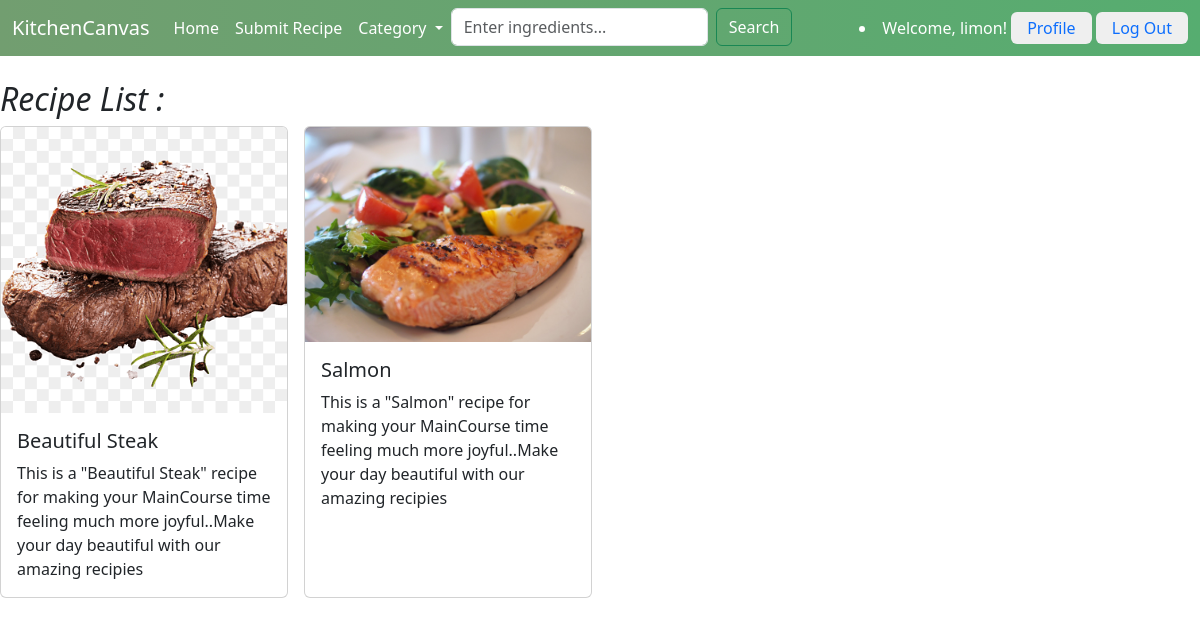
The app's page /recipes/MainCourse/ (signed in) with its own data.
### recipes/models.py (models this page shows, shortened)
class Recipe(models.Model):
      Category =(
        ('Appetizers', 'Appetizers'),
        ('MainCourse', 'MainCourse'),
        ('Desserts', 'Desserts'),
        ('Drinks', 'Drinks'),
        ('Breakfast', 'Breakfast'),
      )
      title = models.CharField(max_length=200)
      ingredients = models.TextField()
      instructions = models.TextField()
      image = models.ImageField(upload_to='recipes/images/')
      category = models.CharField(max_length=30, choices=Category)

### recipes/views.py (the view)
# urls.py: path('<str:category>/', views.display_recipes, name='display_recipes'),
@login_required
def display_recipes(request, category=None):
    recipes = Recipe.objects.filter(category=category)
    return render(request, 'recipes/recipe_list.html', {'recipes': recipes})

### recipes/templates/recipes/recipe_list.html
{% extends "base.html" %}
{% block content %}
<br>
<h2><i>Recipe List :</i></h2>
  <div class="row row-cols-1 row-cols-md-4 g-3">
    {% for recipe in recipes %}
    <div class="col">
      <div class="card h-100">
        <img src="{{ recipe.image.url }}" class="card-img-top" alt="{{ recipe.title }}">
        <div class="card-body">
          <h5 class="card-title">{{ recipe.title }}</h5>
          <p class="card-text">This is a "{{recipe.title}}" recipe for making your {{recipe.category}} time feeling much more joyful..Make your day beautiful with our amazing recipies</p>
        </div>
      </div>
    </div>
    {% endfor %}
  </div>
{% endblock %}

### templates/base.html (shortened to what this page needs)
<!doctype html>
{% load static %}
<html lang="en">
<head>
      <link href="https://cdn.jsdelivr.net/npm/bootstrap@5.3.0-alpha1/dist/css/bootstrap.min.css" rel="stylesheet"
>
</head>
<body>
      <header class="header">
            <nav class="navbar navbar-expand-lg ">
                  <div class="container-fluid text-white">
                        <a class="navbar-brand text-white" href="{% url 'index' %}">KitchenCanvas</a>
                        <div class="collapse navbar-collapse" id="navbarSupportedContent">
                              <ul class="navbar-nav me-auto mb-2 mb-lg-0">
                                    <li class="nav-item">
                                          <a class="nav-link active text-white" aria-current="page"
                                                href="{% url 'index' %}">Home</a>
                                    </li>
                                    {% if user.is_authenticated %}
                                    <li class="nav-item">
                                          <a class="nav-link text-white" href="{% url 'submit_recipe' %}">Submit
                                                Recipe</a>
                                    </li>
                                    <li class="nav-item dropdown">
                                          <a class="nav-link dropdown-toggle text-white" href="#" role="button"
                                                data-bs-toggle="dropdown" aria-expanded="false">
                                                Category
                                          </a>
                                    </li>
                                 <div>
                                    <form method="get" class="d-flex" role="search" id="search-form" action="{% url 'searchposts' %} ">
                                          <input class="form-control me-2" type="search" name="q" placeholder="Enter ingredients..."  value="{{ results }}" aria-label="Search">
                                          <button type="submit" class="btn btn-outline-success text-white">Search</button>
                                    </form>
                              </div>
                              </ul>
                              {% endif %}
                              <div>
                                    {% if user.is_authenticated %}
                                    <li class="nav-item welcome">
                                          <span class="welcome-text">Welcome, {{ user.username }}!</span>
                                          <button class="border-0 py-1 px-3 rounded button"><a class="button-link"
                                                      href="{% url 'dashboard' %}">Profile</a></button>
                                          <button class="border-0 py-1 px-3 rounded button"><a class="button-link"
                                                      href="{% url 'logout' %}">Log Out</a></button>
                                    </li>
                                    {% endif %}
                              </div>
                        </div>
            </nav>
      </header>
      {% block content %}{% endblock %}
</body>
</html>

### templates/base.html (style rules this page uses)
.header { background-image: linear-gradient(to right, rgb(114, 158, 112), rgb(86, 173, 112)); }
.button-link { text-decoration: none; }

### records on screen
Recipe: image (picture), title "Beautiful Steak", category "MainCourse"
Recipe: image (picture), title "Salmon", category "MainCourse"

### other values on screen
{{ user.username }} "limon"
